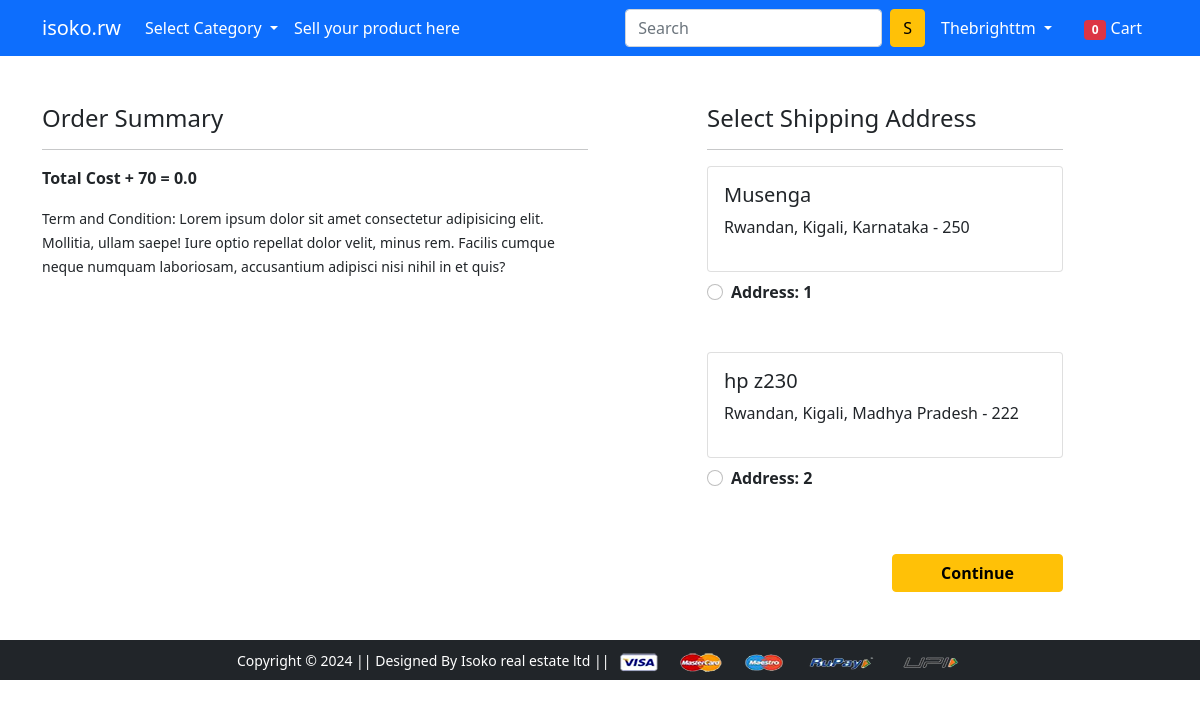
Screenshot of /checkout/ (signed in) with the database file from the repository.
### app/models.py (models this page shows, shortened)
class Customer(models.Model):
    user = models.ForeignKey(User,on_delete=models.CASCADE)
    name = models.CharField(max_length = 200)
    locality = models.CharField(max_length=200)
    city = models.CharField(max_length=50)
    zipcode = models.IntegerField()
    state = models.CharField(choices=STATE_CHOICES,max_length=50)

### app/views.py (the view)
# urls.py: path('checkout/', views.checkout, name='checkout'),
@login_required()
def checkout(request):
 user = request.user
 address = Customer.objects.filter(user = user)
 cart_items = Cart.objects.filter(user = user)
 amount = 0
 shipping_amount = 70.0
 total_amount = 0.0
 cart_product = [p for p in Cart.objects.all() if p.user == request.user ]
 if cart_product:
  for p in cart_product:
   temp_amount = (p.quantity * p.product.discounted_price)
   amount += temp_amount
  total_amount = amount + shipping_amount
 return render(request, 'app/checkout.html',{'address':address,'total_amount':total_amount,'cart_items':cart_items,'cartcount':cart_count(request)    })

### app/views.py (called while the page is built)
def cart_count(request): # NO url associated with this
 cartcount = Cart.objects.filter(user=request.user).count()
 return cartcount

### app/templates/app/checkout.html (shortened to what this page needs)
{% extends 'app/base.html' %}
{% load static %}
{% block main-content %}
<div class="container">
 <div class="row mt-5">
  <div class="col-sm-6">
    <h4>Order Summary</h4>
    <hr>
      <p class='fw-bold'>Total Cost + 70 = {{total_amount}}</p>
    <small>Term and Condition: Lorem ipsum dolor sit amet consectetur adipisicing elit. Mollitia, ullam saepe! Iure optio repellat dolor velit, minus rem. Facilis cumque neque numquam laboriosam, accusantium adipisci nisi nihil in et quis?</small>
  </div>
  <div class="col-sm-4 offset-sm-1">
    <h4>Select Shipping Address</h4>
    <hr>
    <form action="{% url "paymentdone" %}">
      {% for ad in address %}
      <div class="card">
        <div class="card-body">
        <h5>{{ad.name}}</h5>
        <p>{{ad.locality}}, {{ad.city}}, {{ad.state}} - {{ad.zipcode}} </p>
        </div>
      </div>
        <div class="form-check mt-2 mb-5">
          <input name='custid' id="custadd{{forloop.counter}}" class="form-check-input" type="radio" value="{{ad.id}}">
          <label class="form-check-label fw-bold" for="">
            Address: {{forloop.counter}} </label>
          </div>
          {% endfor %}
        <div class="text-end">
          <button type="submit" class="btn btn-warning mt-3 px-5 fw-bold">Continue</button>
        </div>
      </form>
    </div>
  </div>
</div>
{% endblock main-content %}

### app/templates/app/nav.html (shortened to what this page needs)
<nav class="navbar navbar-expand-lg navbar-dark bg-primary">
    <div class="container">
      <a class="navbar-brand" href="/">isoko.rw</a>
      <div class="collapse navbar-collapse" id="navbarSupportedContent">
        <ul class="navbar-nav me-auto mb-2 mb-lg-0">
          <li class="nav-item dropdown">
            <a class="nav-link dropdown-toggle text-white" href="#" id="selectcategoryDropdown" role="button" data-bs-toggle="dropdown" aria-expanded="false">
              Select Category
            </a>
          </li>
          <li class="nav-item">
            <a class="nav-link active" aria-current="page" href="{% url 'create_product' %}">Sell your product here</a>
          </li>
        </ul>
        <form class="d-flex">
          <input class="form-control me-2" type="search" placeholder="Search" aria-label="Search">
          <button class="btn btn-warning" type="submit">S</button>
        </form>
        <div>
          <ul class="navbar-nav me-auto mb-2 mb-lg-0">
           {% if request.user.is_authenticated %}
          <li class="nav-item dropdown mx-2">
             <a class="nav-link dropdown-toggle text-white" href="#" id="profileDropdown" role="button" data-bs-toggle="dropdown" aria-expanded="false">
              {{ request.user.username|capfirst }}
             </a>
           </li>
           <li class="nav-item mx-2">
            <a href="{% url 'showcart' %}" class="nav-link text-white"><span class="badge bg-danger" id='cartcountbadge'>{{cartcount}}</span> Cart </a>
           </li>
           {% endif %}
          </ul>
        </div>
      </div>
    </div>
   </nav>

### rows the page displays
Customer: name "Musenga", locality "Rwandan", city "Kigali", state "Karnataka", zipcode "250"
Customer: name "hp z230", locality "Rwandan", city "Kigali", state "Madhya Pradesh", zipcode "222"

### other values shown
{{ request.user.username|capfirst }} "Thebrighttm"
{{ cartcount }} "0"
{{ total_amount }} "0.0"
